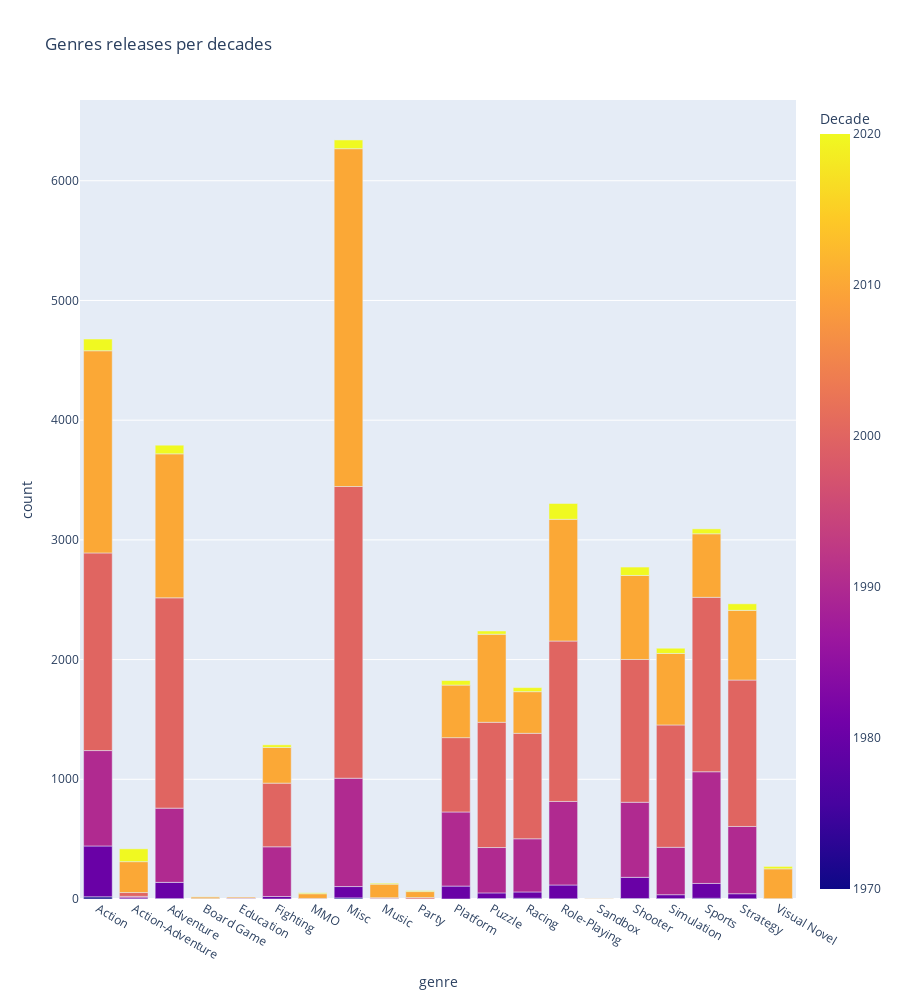

Write notebook code for a chart like this one.
### Code cell
fig = px.bar(df_genre_decade_melted_for_plot, x="genre", y="count", color='release_decade', title='Genres releases per decades', height=1000, width=900)
fig.update_layout(coloraxis_colorbar={
    'title': 'Decade'
})
fig.show()

### Figure 1 — Plotly figure (JSON) as saved in the notebook; plotly's stock layout.template omitted (floating-point values rounded to 4 significant figures)
{"data": [{"alignmentgroup": "True", "hovertemplate": "genre=%{x}<br>count=%{y}<br>release_decade=%{marker.color}<extra></extra>", "legendgroup": "", "marker": {"color": [1970, 1980, 1990, 2000, 2010, 2020, 1970, 1980, 1990, 2000, 2010, 2020, 1970, 1980, 1990, 2000, 2010, 2020, 1970, 1980, 1990, 2000, 2010, 2020, 1970, 1980, 1990, 2000, 2010, 2020, 1970, 1980, 1990, 2000, 2010, 2020, 1970, 1980, 1990, 2000, 2010, 2020, 1970, 1980, 1990, 2000, 2010, 2020, 1970, 1980, 1990, 2000, 2010, 2020, 1970, 1980, 1990, 2000, 2010, 2020, 1970, 1980, 1990, 2000, 2010, 2020, 1970, 1980, 1990, 2000, 2010, 2020, 1970, 1980, 1990, 2000, 2010, 2020, 1970, 1980, 1990, 2000, 2010, 2020, 1970, 1980, 1990, 2000, 2010, 2020, 1970, 1980, 1990, 2000, 2010, 2020, 1970, 1980, 1990, 2000, 2010, 2020, 1970, 1980, 1990, 2000, 2010, 2020, 1970, 1980, 1990, 2000, 2010, 2020, 1970, 1980, 1990, 2000, 2010, 2020], "coloraxis": "coloraxis", "pattern": {"shape": ""}}, "name": "", "offsetgroup": "", "orientation": "v", "showlegend": false, "textposition": "auto", "type": "bar", "x": ["Action", "Action", "Action", "Action", "Action", "Action", "Action-Adventure", "Action-Adventure", "Action-Adventure", "Action-Adventure", "Action-Adventure", "Action-Adventure", "Adventure", "Adventure", "Adventure", "Adventure", "Adventure", "Adventure", "Board Game", "Board Game", "Board Game", "Board Game", "Board Game", "Board Game", "Education", "Education", "Education", "Education", "Education", "Education", "Fighting", "Fighting", "Fighting", "Fighting", "Fighting", "Fighting", "MMO", "MMO", "MMO", "MMO", "MMO", "MMO", "Misc", "Misc", "Misc", "Misc", "Misc", "Misc", "Music", "Music", "Music", "Music", "Music", "Music", "Party", "Party", "Party", "Party", "Party", "Party", "Platform", "Platform", "Platform", "Platform", "Platform", "Platform", "Puzzle", "Puzzle", "Puzzle", "Puzzle", "Puzzle", "Puzzle", "Racing", "Racing", "Racing", "Racing", "Racing", "Racing", "Role-Playing", "Role-Playing", "Role-Playing", "Role-Playing", "Role-Playing", "Role-Playing", "Sandbox", "Sandbox", "Sandbox", "Sandbox", "Sandbox", "Sandbox", "Shooter", "Shooter", "Shooter", "Shooter", "Shooter", "Shooter", "Simulation", "Simulation", "Simulation", "Simulation", "Simulation", "Simulation", "Sports", "Sports", "Sports", "Sports", "Sports", "Sports", "Strategy", "Strategy", "Strategy", "Strategy", "Strategy", "Strategy", "Visual Novel", "Visual Novel", "Visual Novel", "Visual Novel", "Visual Novel", "Visual Novel"], "xaxis": "x", "y": [18, 425, 797, 1651, 1689, 98, null, 10, 12, 32, 258, 107, 3, 136, 620, 1757, 1203, 72, null, 2, 1, null, 15, 1, null, null, 6, 3, 8, null, null, 21, 415, 532, 298, 22, null, null, null, 5, 39, 8, 9, 95, 905, 2437, 2822, 73, null, 1, 3, 7, 113, 8, null, null, 1, 11, 50, 7, null, 108, 619, 621, 439, 38, 4, 47, 379, 1046, 736, 27, 6, 53, 444, 881, 348, 34, 2, 115, 698, 1340, 1017, 132, null, null, null, null, 2, null, 4, 177, 627, 1193, 702, 70, 3, 33, 396, 1022, 597, 44, 6, 124, 933, 1457, 531, 41, 2, 42, 562, 1223, 582, 55, null, null, null, 3, 249, 20], "yaxis": "y"}], "layout": {"barmode": "relative", "coloraxis": {"colorbar": {"title": {"text": "Decade"}}, "colorscale": [[0, "#0d0887"], [0.1111, "#46039f"], [0.2222, "#7201a8"], [0.3333, "#9c179e"], [0.4444, "#bd3786"], [0.5556, "#d8576b"], [0.6667, "#ed7953"], [0.7778, "#fb9f3a"], [0.8889, "#fdca26"], [1, "#f0f921"]]}, "height": 1000, "legend": {"tracegroupgap": 0}, "title": {"text": "Genres releases per decades"}, "width": 900, "xaxis": {"anchor": "y", "domain": [0, 1], "title": {"text": "genre"}}, "yaxis": {"anchor": "x", "domain": [0, 1], "title": {"text": "count"}}}}
